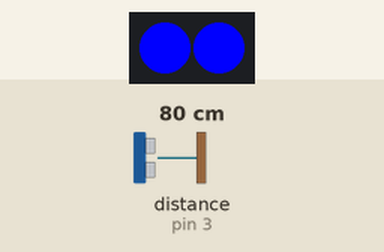
This sketch was run on a simulated Arduino Uno, built with avr-gcc and run on an emulated ATmega328P. Shown: 2 RGB LEDs in strip order, left to right. The inputs (shaded band) are chosen by the test bench; at power-on: distance to the obstacle (sensor on pin 3) 80 cm.

Above: at 1.8 s.
1.9 s: distance to the obstacle (sensor on pin 3) set to 94 cm
3.4 s: distance to the obstacle (sensor on pin 3) set to 104 cm
At 4.7 s:
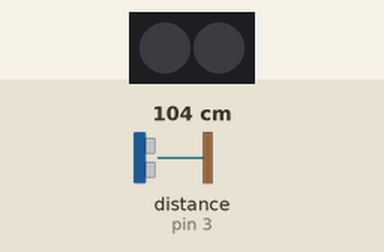
5.5 s: distance to the obstacle (sensor on pin 3) set to 198 cm
7.0 s: distance to the obstacle (sensor on pin 3) set to 204 cm
At 7.8 s:
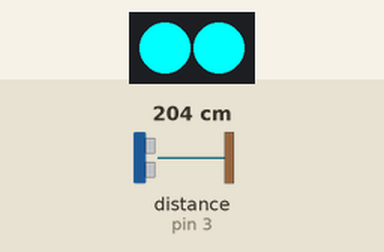
11.1 s: distance to the obstacle (sensor on pin 3) set to 120 cm
13.5 s: distance to the obstacle (sensor on pin 3) set to 2 cm
At 14.7 s:
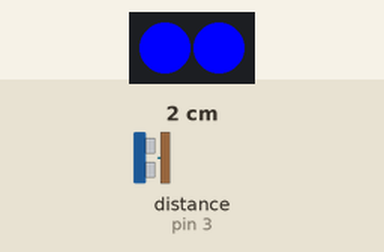
Timing chart, 0 to 16.0 s (numbered marks = the images above; inputs shaded):
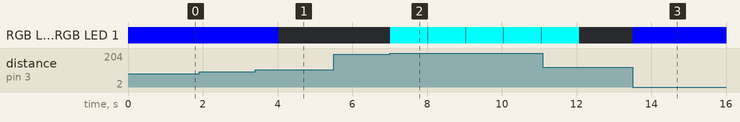

Measured:
- the behaviour switches between 99 and 100 cm on distance to the obstacle (sensor on pin 3) (found by bisection; images 0 and 1)
- the behaviour switches between 200 and 201 cm on distance to the obstacle (sensor on pin 3) (found by bisection; images 1 and 2)
- after the input at 1.9 s, every drawn part: stays the same
- after the input at 3.4 s, RGB LED 0, RGB LED 1: RGB(0, 0, 255) → off after 0.63 s
- after the input at 5.5 s, every drawn part: stays the same
- after the input at 7.0 s, RGB LED 0, RGB LED 1: alternates RGB(0, 255, 255) for 1.0 s and off for 0.01 s, starting at once
- after the input at 13.5 s, RGB LED 0, RGB LED 1: off → RGB(0, 0, 255) at once

The sketch:

sensor-test-01.c.ino
```cpp
#include <Arduino.h>
#include <Wire.h>
#include <SoftwareSerial.h>

#include <MeMCore.h>

MeDCMotor motor_9(9);
MeDCMotor motor_10(10);

void move(int direction, int speed)
{
      int leftSpeed = 0;
      int rightSpeed = 0;
      if(direction == 1){
          leftSpeed = speed;
          rightSpeed = speed;
      }else if(direction == 2){
          leftSpeed = -speed;
          rightSpeed = -speed;
      }else if(direction == 3){
          leftSpeed = -speed;
          rightSpeed = speed;
      }else if(direction == 4){
          leftSpeed = speed;
          rightSpeed = -speed;
      }
      motor_9.run((9)==M1?-(leftSpeed):(leftSpeed));
      motor_10.run((10)==M1?-(rightSpeed):(rightSpeed));
}

double angle_rad = PI/180.0;
double angle_deg = 180.0/PI;
double distance;
MeUltrasonicSensor ultrasonic_3(3);
MeRGBLed rgbled_7(7, 7==7?2:4);


void setup(){

}

void loop(){

    distance = ultrasonic_3.distanceCm();
    if((distance) < (400) && (distance) > (300)){
        rgbled_7.setColor(0,255,255,255);
        rgbled_7.show();
        _delay(1);
    }

    if((distance) < (300) && (distance) > (200)){
        rgbled_7.setColor(0,0,255,255);
        rgbled_7.show();
        _delay(1);
    }
     if((distance) < (100) && (distance) > (0)){
        rgbled_7.setColor(0,0,0,255);
        rgbled_7.show();
        _delay(1);
    }
    else{
     rgbled_7.setColor(0,0,0,0);
        rgbled_7.show();
        _delay(0);
    }


    _loop();
}

void _delay(float seconds){
    long endTime = millis() + seconds * 1000;
    while(millis() < endTime)_loop();
}

void _loop(){

}
```
